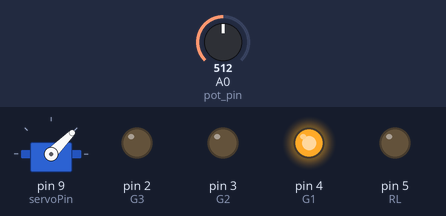
Simulated run of this sketch. Board: Arduino Uno, built with avr-gcc and run on an emulated ATmega328P. On the bench: servo, output pins drawn as LEDs (lit = HIGH). The inputs (shaded band) are chosen by the test bench; at power-on: A0 (pot_pin) = 512.

Above: at 1.2 s.
1.3 s: A0 (pot_pin) set to 793
2.9 s: A0 (pot_pin) set to 818
At 3.9 s:
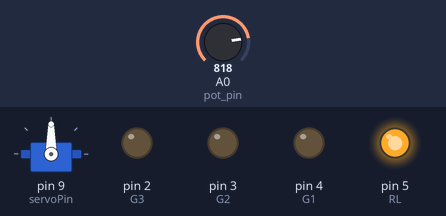
4.9 s: A0 (pot_pin) set to 390
At 5.3 s:
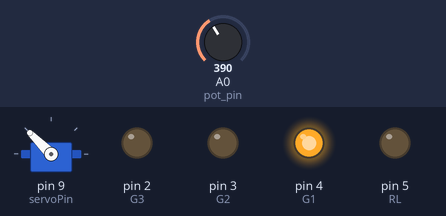
7.9 s: A0 (pot_pin) set to 111
At 8.59 s:
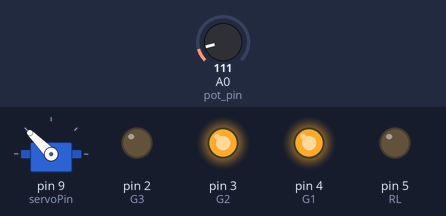
10.9 s: A0 (pot_pin) set to 90
At 11.65 s:
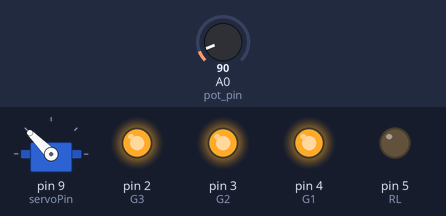
13.9 s: A0 (pot_pin) set to 110
At 14.89 s:
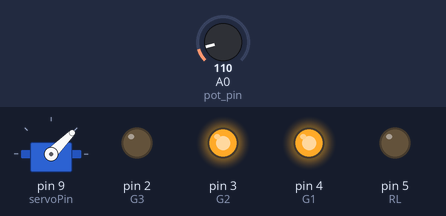
Timing chart, 0 to 17.9 s (numbered marks = the images above; inputs shaded):
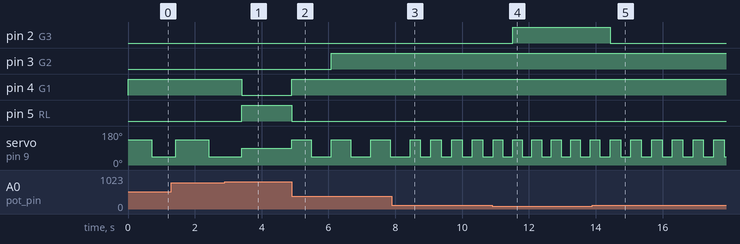

Measured:
- the behaviour switches between 800 and 801 on A0 (pot_pin) (found by bisection; images 0 and 1)
- the behaviour switches between 100 and 99 on A0 (pot_pin) (found by bisection; images 3 and 4)
- after the input at 2.9 s, pin 4 (G1): HIGH → LOW after 0.51 s; pin 5 (RL): LOW → HIGH after 0.51 s
- after the input at 4.9 s, pin 3 (G2): LOW → HIGH after 1.2 s; pin 4 (G1): LOW → HIGH at once; pin 5 (RL): HIGH → LOW at once; servo on pin 9 (servoPin): alternates 135° for 0.59 s and 45° for 0.59 s, starting at once
- after the input at 7.9 s, servo on pin 9 (servoPin): alternates 135° for 0.31 s and 45° for 0.31 s, starting after 0.85 s
- after the input at 10.9 s, pin 2 (G3): LOW → HIGH after 0.61 s
- after the input at 13.9 s, pin 2 (G3): HIGH → LOW after 0.53 s

The sketch:

Servo.ino
```cpp
/*
Into Robotics
*/

#include <Servo.h>

int servoPin = 9;

Servo servo;

int servoAngle = 0;   // servo position in degrees

int pot_pin = A0;
int pot_val = 0;


int RL = 5;
int G1 = 4;
int G2 = 3;
int G3 = 2;


void setup()
{
  Serial.begin(9600);
  servo.attach(servoPin);
  pinMode(pot_pin,INPUT);
  pinMode(RL,OUTPUT);
  pinMode(G1,OUTPUT);
  pinMode(G2,OUTPUT);
  pinMode(G3,OUTPUT);
}


void loop()
{
//control the servo's direction and the position of the motor
pot_val = analogRead(pot_pin);

if(pot_val<=800)
 {digitalWrite(RL,LOW);
 digitalWrite(G1,HIGH);
  pot_val = analogRead(pot_pin);
   servo.write(135);
   delay(pot_val+200);
 pot_val = analogRead(pot_pin);
   servo.write(45);
   delay(pot_val+200);

 }
 else
 {servo.write(90);
 digitalWrite(RL,HIGH);
 digitalWrite(G1,LOW);
 digitalWrite(G2,LOW);
 digitalWrite(G3,LOW);
 }

    if(pot_val<400)
   {digitalWrite(G2,HIGH);}
   else
   {digitalWrite(G2,LOW);}

   if(pot_val<100)
   {digitalWrite(G3,HIGH);}
   else
   {digitalWrite(G3,LOW);}
//end control the servo's direction and the position of the motor


//control the servo's speed

/*/if you change the delay value (from example change 50 to 10), the speed of the servo changes
  for(servoAngle = 135; servoAngle < 180; servoAngle++)  //move the micro servo from 0 degrees to 180 degrees
  {
    servo.write(servoAngle);
    delay(50);
  }

  for(servoAngle = 45; servoAngle > 0; servoAngle--)  //now move back the micro servo from 0 degrees to 180 degrees
  {
    servo.write(servoAngle);
    delay(50);
  }
  //end control the servo's speed  */
}
```
